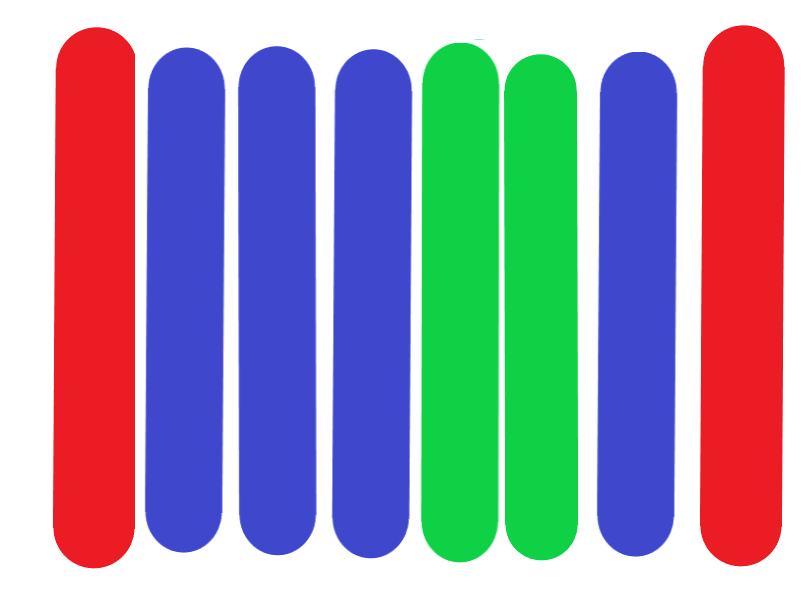
#> input picture drone checkpoint updated.png, 801 x 599 px, given in place of the camera
$ python ai.py   (older library calls are emulated)
#> lines starting #> are read from the running program, lines starting #| are printed output that depends on the picture; after the words box and inside, x2 and y2 are one past the last pixel; in counts of white or black regions, pixels touching at a corner belong together
# pip install opencv-python
# pip install numpy
import cv2
import numpy as np

write_to_file = False  # if this is true, it writes any frames detected with a marker to an avi for training
# filename
name = "out"  # .avi
# definitely not code copied from github that shows the webcam in cv2
cam = cv2.VideoCapture(0)
mirror = False


def create_blank(width, height, rgb_color=(0, 0, 0)):
    """Create new image(numpy array) filled with certain color in RGB"""
    # Create black blank image
    image = np.zeros((height, width, 3), np.uint8)

    # Since OpenCV uses BGR, convert the color first
    color = tuple(reversed(rgb_color))
    # Fill image with color
    image[:] = color

    return image


def create_blob_detector():
    params = cv2.SimpleBlobDetector_Params()
    params.filterByArea = True
    params.minArea = 15 ** 2
    # params.maxArea = roi_size[0] * roi_size[1]
    params.maxArea = 500 ** 2
    params.filterByCircularity = False
    params.filterByColor = False
    params.filterByConvexity = False
    params.filterByInertia = False
    # blob detection only works with "uint8" images.
    # params.minThreshold = int(blob_min_int * 255)
    # params.maxThreshold = int(blob_max_int * 255)
    params.thresholdStep = 10
    ver = (cv2.__version__).split('.')
    if int(ver[0]) < 3:
        return cv2.SimpleBlobDetector(params)
    else:
        return cv2.SimpleBlobDetector_create(params)


hue = 0
hue *= 2
hue_tolerance = 5  # hue plus or minus this value (hue is 0-180)
# lower = np.array([hue - hue_tolerance, 128, 128])
# upper = np.array([hue + hue_tolerance, 256, 256])
lower1 = np.array([0, 128, 128])
upper1 = np.array([5, 256, 256])
lower2 = np.array([175, 128, 128])
upper2 = np.array([180, 256, 256])

name += '.avi'
# fourcc = cv2.VideoWriter_fourcc(*'MP4V')
if write_to_file:
    fourcc = cv2.VideoWriter_fourcc(*'XVID')
    out = cv2.VideoWriter(name, fourcc, 60, (100, 100))

detector = create_blob_detector()
kernel = np.ones((3, 3), np.uint8)
while True:
    ret_val, img = cam.read()
#> img is the input picture: shape (599, 801, 3); mean B, G, R 171.2, 150, 153.8
    if mirror:
        img = cv2.flip(img, 1)
    # img = cv2.cvtColor(img, cv2.COLOR_BGR2RGB)
    img = cv2.cvtColor(img, cv2.COLOR_BGR2HSV)
#> img: shape (599, 801, 3); mean H, S, V 81.1, 132, 228.4
    # mask = cv2.inRange(img, lower, upper)
    mask1 = cv2.inRange(img, lower1, upper1)
#> mask1: shape (599, 801); every value is 0
    mask2 = cv2.inRange(img, lower2, upper2)
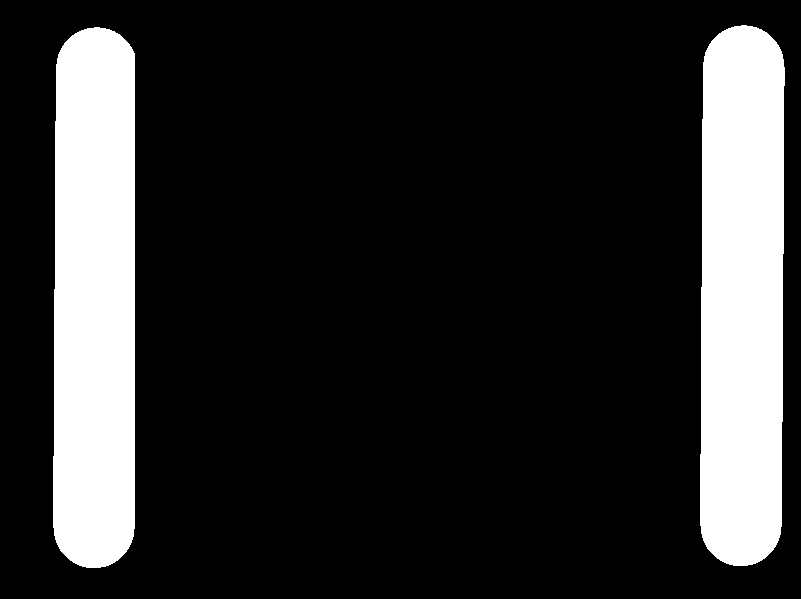
#> mask2: shape (599, 801); 17.7% white; 2 white regions, box (x1, y1, x2, y2) and area: (700, 25, 785, 566) 42750, (53, 27, 135, 568) 42168
    mask = cv2.bitwise_or(mask1, mask2)
    img = cv2.cvtColor(img, cv2.COLOR_HSV2BGR)
    invmask = (255 - mask)
    # mask = cv2.dilate(mask, kernel, iterations=3)
    res = cv2.bitwise_and(img, img, mask=mask)

    nored = cv2.bitwise_and(img, img, mask=invmask)
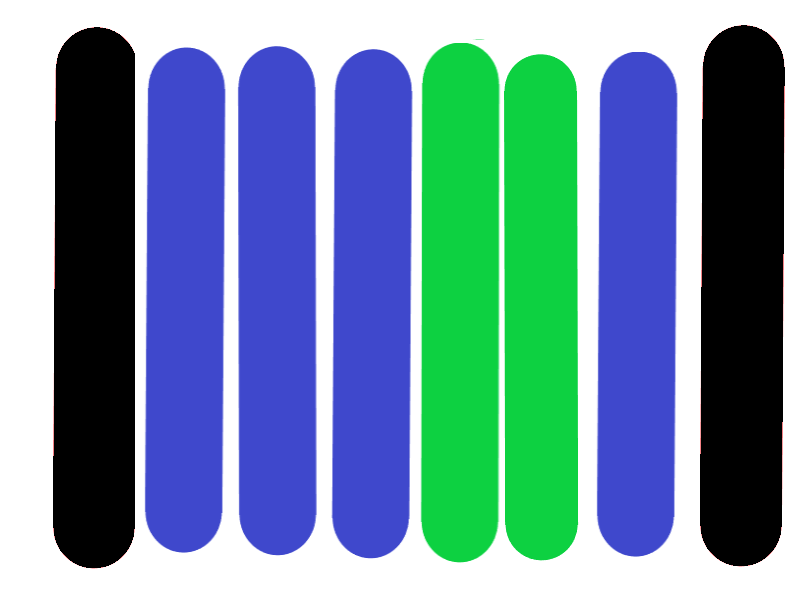
#> nored: shape (599, 801, 3); mean B, G, R 164.2, 145, 111.9

    keypoints = detector.detect(mask)
#> keypoints = 2 keypoints; (x, y, size): (94, 299, 297.6), (742, 295, 297.6)

    if len(keypoints) > 0:
        keyp = keypoints[0]
#> keyp = keypoint at (94.3, 298.6), size 297.6
        for keypoint in keypoints:
            if keypoint.size > keyp.size:
                keyp = keypoint
#> this loop made 2 passes
#> keypoint on passes 1 to 2: keypoint at (94.3, 298.6), size 297.6, keypoint at (741.8, 295.3), size 297.6

        x1 = max(0, round(keyp.pt[0] - keyp.size / 2))
#> x1 = 0
        x2 = max(0, round(keyp.pt[0] + keyp.size / 2))
#> x2 = 243
        y1 = max(0, round(keyp.pt[1] - keyp.size / 2))
#> y1 = 150
        y2 = max(0, round(keyp.pt[1] + keyp.size / 2))
#> y2 = 447
        crop_img = img.copy()[y1:y2, x1:x2]
        nored = nored.copy()[y1:y2, x1:x2]
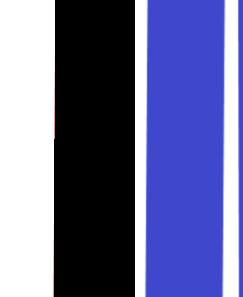
#> nored: shape (297, 243, 3); mean B, G, R 153.2, 108.9, 106
        cv2.rectangle(img, (x1, y1), (x2, y2), (0, 0, 255), 3)
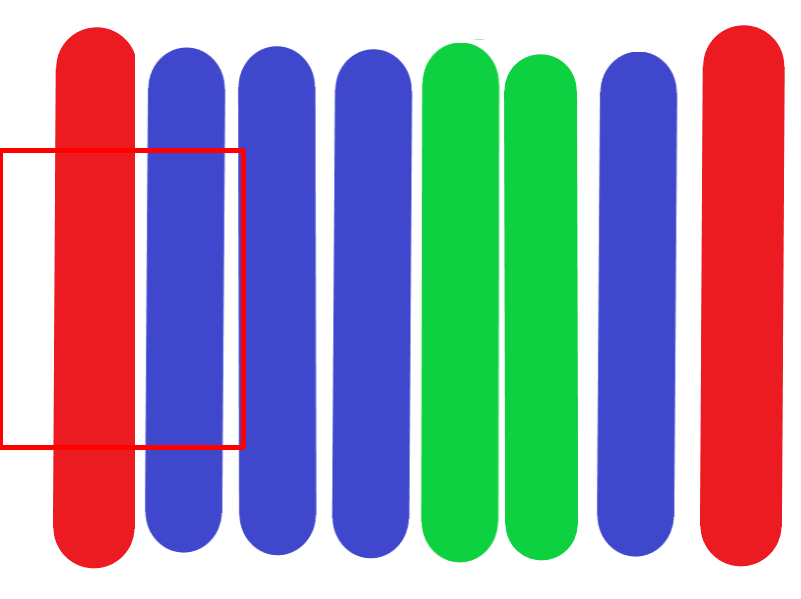
#> img: shape (599, 801, 3); mean B, G, R 168.3, 148.6, 154.6
        height, width, channels = crop_img.shape
#> height = 297; width = 243; channels = 3
        crop_imghsv = cv2.cvtColor(crop_img, cv2.COLOR_BGR2HSV)
#> crop_imghsv: shape (297, 243, 3); mean H, S, V 100.8, 133.9, 231.6
        hues = create_blank(height, width)
        printline = ""
        state = "nocode"
        awaitingstate = "nocode"
        timeinstate = 0
        timewaiting = 0
        for pixel in range(height):
            pixelraw = crop_imghsv[pixel][width // 2]
            hue = pixelraw[0] * 2
            if pixelraw[1] > 50 and pixelraw[2] > 50:
                linehue = (int(hue / 2), 255, 255)
                if awaitingstate == "white":
                    awaitingstate = "nocode"
                    timewaiting = 0
                if 30 < hue < 70:

                    if state == "nocode" and awaitingstate == "nocode":
                        awaitingstate = "yellow"
                        timewaiting = 0
                    if awaitingstate == "yellow" and timewaiting > 2:
                        state = "yellow"
                        timeinstate = 0
                        timewaiting = 0
                        printline += "code: "
                # if 230 < hue < 260:

            # print(hue)
            else:
                linehue = (0, 0, 255)

                if awaitingstate is not "white":
                    awaitingstate = "white"
                    timewaiting = 0
                if timewaiting > 5:
                    state = "white"
            # [4 lines of commented-out code are left out]
            timeinstate += 1
            timewaiting += 1
            cv2.rectangle(hues, (0, int(pixel)), (int(width), int(pixel)), linehue, 1)
#> hues: shape (243, 297, 3); mean H, S, V 147.1, 209.5, 209.5
#> after the loop, awaitingstate = 'nocode'; printline = ''; timeinstate = 297; timewaiting = 297
        print(printline)
        hues = cv2.cvtColor(hues, cv2.COLOR_HSV2BGR)
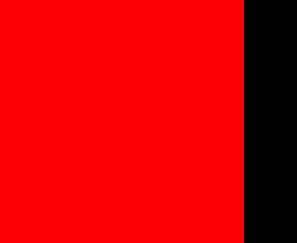
#> hues: shape (243, 297, 3); mean B, G, R 6.6, 0, 209.5
        # crop_img = res[1:100, 1:100]
    else:
        crop_img = create_blank(100, 100)
        nored = create_blank(100, 100)
        hues = create_blank(100, 100)
    img = cv2.drawKeypoints(img, keypoints, np.array([]), (255, 255, 0),
                            cv2.DRAW_MATCHES_FLAGS_DRAW_RICH_KEYPOINTS)
    BLUE = [255, 255, 255]
    crop_img = cv2.resize(crop_img, (100, 100), interpolation=cv2.INTER_AREA)
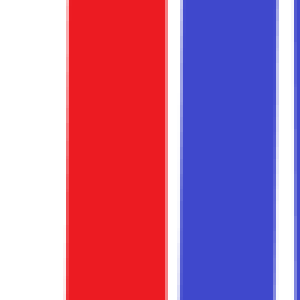
#> crop_img: shape (100, 100, 3) (shown 3 times larger); mean B, G, R 164.5, 117.9, 184.2
    if write_to_file and len(keypoints) > 0:
        # frame = cv2.flip(crop_img, 0)
        out.write(crop_img)
    nored = cv2.resize(nored, (100, 100), interpolation=cv2.INTER_AREA)
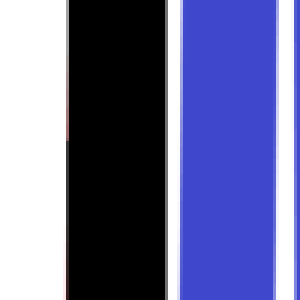
#> nored: shape (100, 100, 3) (shown 3 times larger); mean B, G, R 153.2, 108.9, 106
    # hues = cv2.resize(hues, (100, 100), interpolation=cv2.INTER_AREA)
    '''colorcode = nored.mean(axis=0).mean(axis=0)
    hsvcoder = colorsys.rgb_to_hsv(colorcode[2] / 255, colorcode[1] / 255, colorcode[0] / 255)
    hsvcode = [round(hsvcoder[0] * 360), round(hsvcoder[1] * 100), round(hsvcoder[2] * 100)]
    # print(hsvcode)
    if hsvcode[1] > 30 and hsvcode[2] > 30:
        print(hsvcode[0])
    else:
        print("no code detected")
    colorimg = create_blank(200, 200, colorcode)
    colorimg = cv2.cvtColor(colorimg, cv2.COLOR_RGB2BGR)
    cv2.imshow("colorimg", colorimg)
    '''
    cv2.imshow("cropped", crop_img)
    cv2.imshow('frame', img)
    # cv2.imshow('mask', mask)
    cv2.imshow('res', res)
    cv2.imshow("nored", nored)
    # crop_img = cv2.cvtColor(crop_img, cv2.COLOR_BGR2HSV)
    cv2.imshow("ohno", hues)
    # cv2.imshow('blobs', im_with_keypoints)
    # cv2.imshow('blob', im_with_keypoints)
    if cv2.waitKey(1) == 27:
#> (key Esc is pressed here)
        break  # esc to quit
cv2.destroyAllWindows()
cam.release()
if write_to_file:
    out.release()

$ run again, on drone checkpoint.png
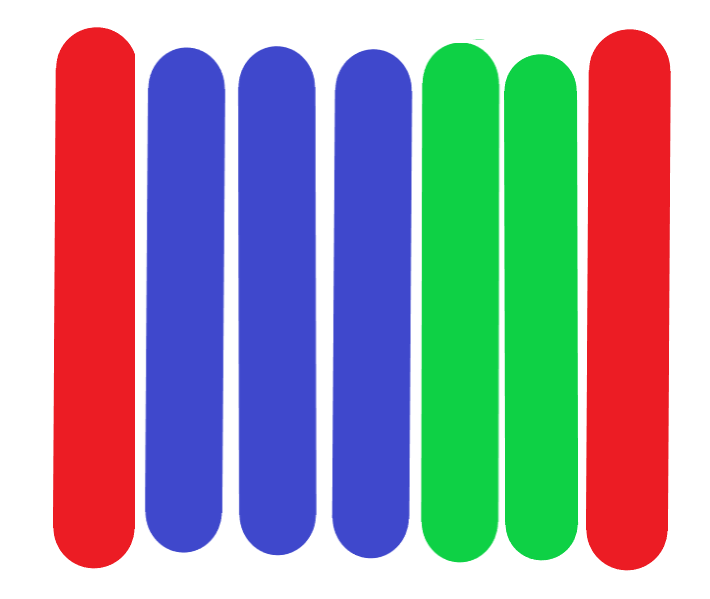
#> input picture drone checkpoint.png, 710 x 599 px, given in place of the camera
#> img is the input picture: shape (599, 710, 3); mean B, G, R 165, 152.7, 157.8
#> mask1: shape (599, 710); every value is 0
#> `mask2 = cv2.inRange(img, lower2, upper2)`:
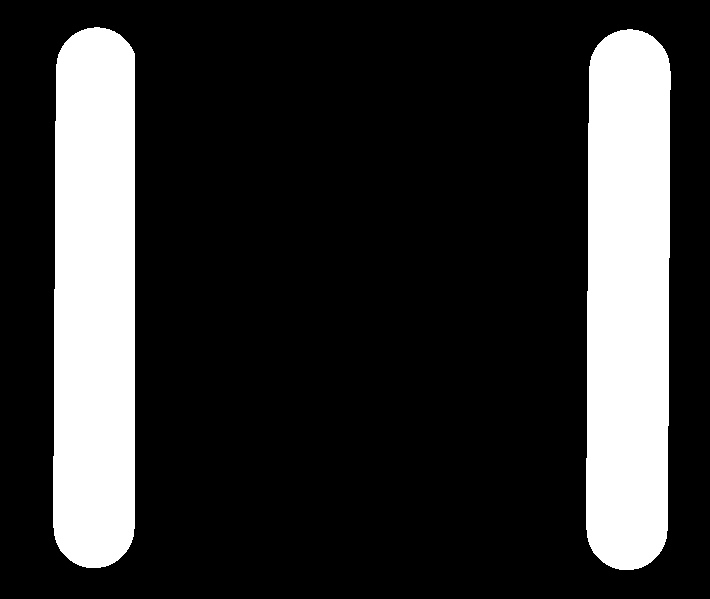
#> mask2: shape (599, 710); 20% white; 2 white regions, box (x1, y1, x2, y2) and area: (586, 29, 671, 570) 42750, (53, 27, 135, 568) 42168
#> keypoints = 2 keypoints; (x, y, size): (94, 299, 297.6), (628, 299, 297.6)
#> `keyp = keypoints[0]`: keyp = keypoint at (627.8, 299.3), size 297.6
#> the loop `for keypoint in keypoints:` made 2 passes
#> keyp on pass 2: keypoint at (94.3, 298.6), size 297.6
#> x1 = 0
#> x2 = 243
#> y1 = 150
#> y2 = 447
#> `cv2.rectangle(img, (x1, y1), (x2, y2), (0, 0, 255), 3)`:
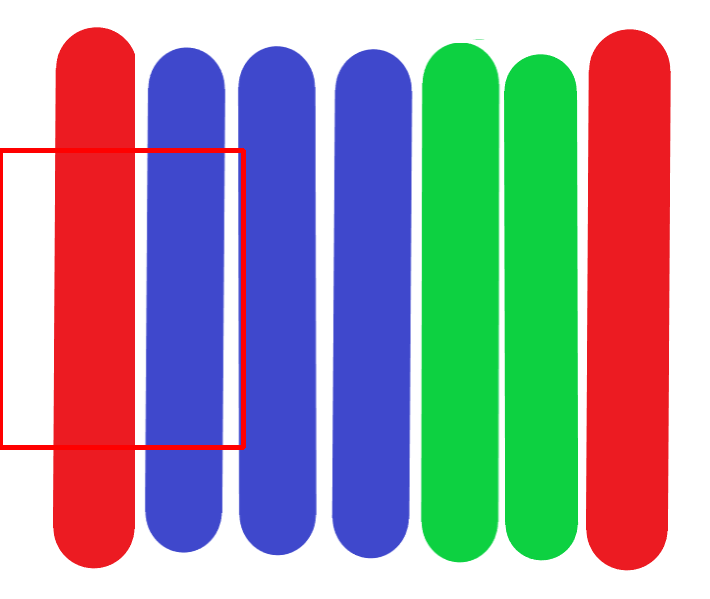
#> img: shape (599, 710, 3); mean B, G, R 161.7, 151.1, 158.7
#> crop_imghsv: shape (297, 243, 3); mean H, S, V 100.8, 133.9, 231.6
#> after the loop `for pixel in range(height):`: awaitingstate = 'nocode'; printline = ''; timeinstate = 297

$ run again, on stlprioryschool XC map.PNG
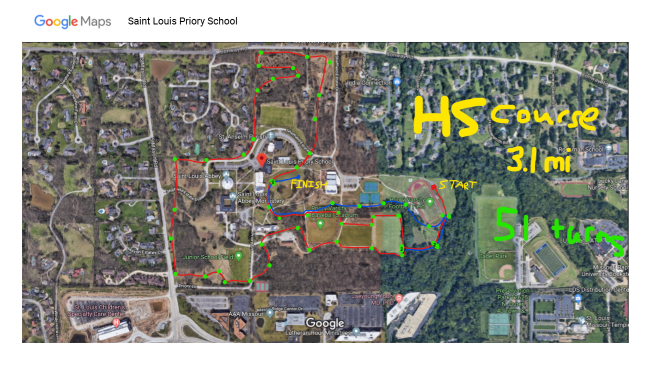
#> input picture stlprioryschool XC map.PNG, 1297 x 739 px, given in place of the camera (shown at 1/2 size)
#> img is the input picture: shape (739, 1297, 3); mean B, G, R 137.2, 145.9, 144.1
#> `mask1 = cv2.inRange(img, lower1, upper1)`:
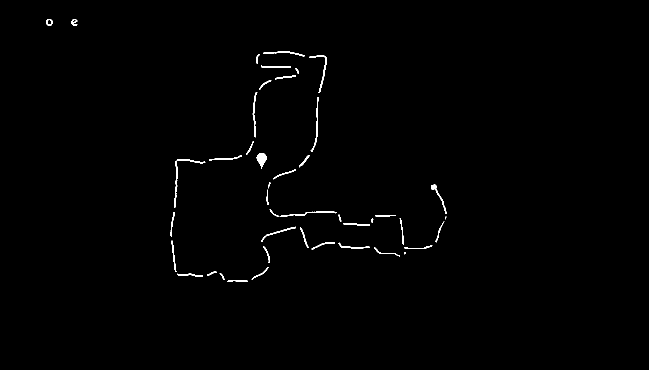
#> mask1: shape (739, 1297) (shown at 1/2 size); 0.64% white; 44 white regions (2 under 20 px), largest, box (x1, y1, x2, y2) and area: (348, 318, 411, 415) 429, (513, 306, 533, 338) 374, (619, 111, 654, 186) 308
#> mask2: shape (739, 1297); 0.02% white in thin lines or dots, all inside (x1, y1, x2, y2) = (341, 104, 893, 553)
#> mask: shape (739, 1297); 0.66% white; 43 white regions (1 under 20 px), largest, box (x1, y1, x2, y2) and area: (348, 318, 411, 415) 435, (513, 306, 533, 338) 379, (559, 422, 673, 434) 310
#> keypoints = 2 keypoints; (x, y, size): (363, 350, 65), (523, 318, 21.8)
#> keyp = keypoint at (363.1, 350.4), size 65
#> the loop `for keypoint in keypoints:` made 2 passes
#> keypoint on passes 1 to 2: keypoint at (363.1, 350.4), size 65, keypoint at (522.9, 317.6), size 21.8
#> x1 = 331
#> x2 = 396
#> y1 = 318
#> y2 = 383
#> crop_imghsv: shape (65, 65, 3); mean H, S, V 20, 64.6, 137.4
#> the loop `for pixel in range(height):` made 65 passes
#> (pixelraw, hue, linehue) on passes 1, 2, 3, 14, 15, 16, 17, 18: ([0, 218, 212], 0, (0, 255, 255)), ([0, 226, 226], 0, (0, 255, 255)), ([0, 190, 165], 0, (0, 255, 255)), ([9, 54, 113], 18, (9, 255, 255)), ([10, 61, 134], 20, (10, 255, 255)), ([9, 58, 146], 18, (9, 255, 255)), ([10, 56, 149], 20, (10, 255, 255)), ([11, 61, 143], 22, (11, 255, 255))
#> after the loop `for pixel in range(height):`: printline = ''; timeinstate = 65; timewaiting = 6
#> `nored = cv2.resize(nored, (100, 100), interpolation=cv2.INTER_AREA)`:
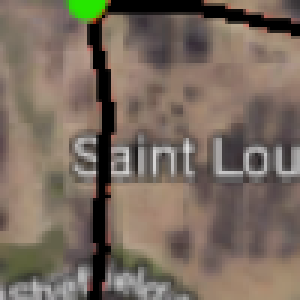
#> nored: shape (100, 100, 3) (shown 3 times larger); mean B, G, R 95, 107.1, 120.8
